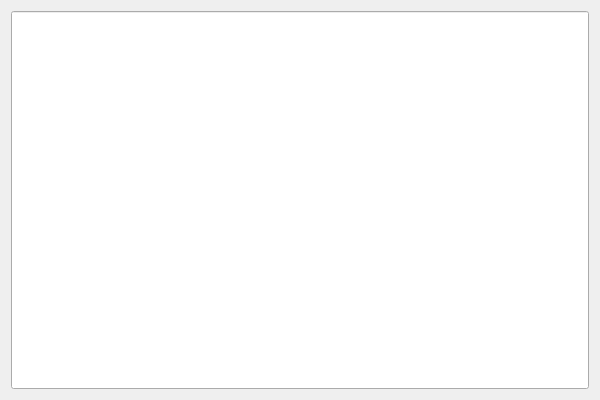
<?xml version="1.0" encoding="UTF-8"?>
<ui version="4.0">
 <class>DialogTeacher</class>
 <widget class="QDialog" name="DialogTeacher">
  <property name="geometry">
   <rect>
    <x>0</x>
    <y>0</y>
    <width>600</width>
    <height>400</height>
   </rect>
  </property>
  <property name="sizePolicy">
   <sizepolicy hsizetype="Expanding" vsizetype="Expanding">
    <horstretch>0</horstretch>
    <verstretch>0</verstretch>
   </sizepolicy>
  </property>
  <property name="windowTitle">
   <string>Dialog</string>
  </property>
  <property name="styleSheet">
   <string notr="true">#DialogTeacher{border-image: url(:/background/picture4.png);}</string>
  </property>
  <layout class="QVBoxLayout" name="verticalLayout_2">
   <item>
    <widget class="QLineEdit" name="lineEdit">
     <property name="sizePolicy">
      <sizepolicy hsizetype="Expanding" vsizetype="Ignored">
       <horstretch>0</horstretch>
       <verstretch>0</verstretch>
      </sizepolicy>
     </property>
     <property name="minimumSize">
      <size>
       <width>0</width>
       <height>19</height>
      </size>
     </property>
     <property name="styleSheet">
      <string notr="true">image: url(:/background/temp.png);</string>
     </property>
    </widget>
   </item>
  </layout>
 </widget>
 <resources/>
 <connections/>
</ui>
